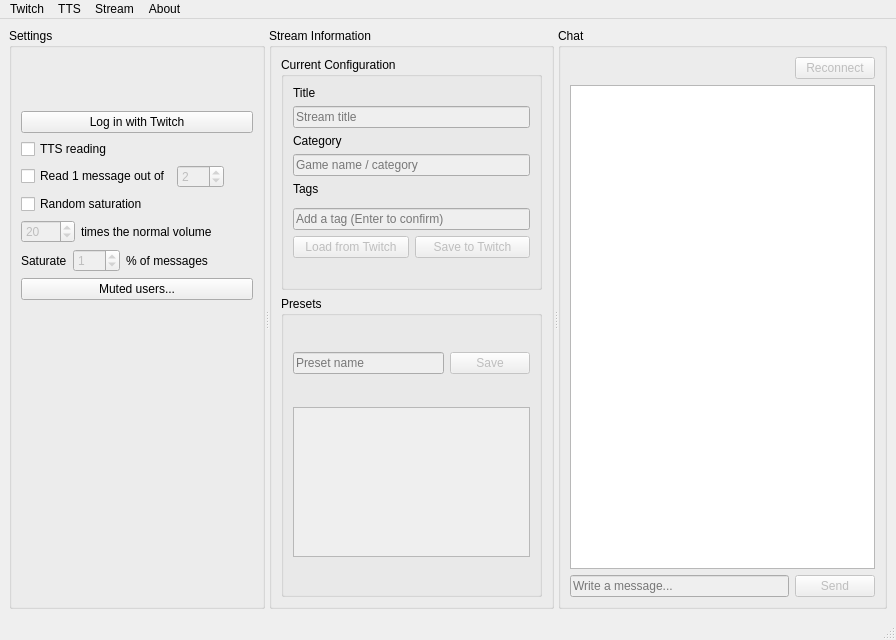
<?xml version="1.0" encoding="UTF-8"?>
<ui version="4.0">
 <class>MainWindow</class>
 <widget class="QMainWindow" name="MainWindow">
  <property name="geometry">
   <rect>
    <x>0</x>
    <y>0</y>
    <width>896</width>
    <height>640</height>
   </rect>
  </property>
  <property name="minimumSize">
   <size>
    <width>896</width>
    <height>640</height>
   </size>
  </property>
  <property name="maximumSize">
   <size>
    <width>896</width>
    <height>640</height>
   </size>
  </property>
  <property name="windowTitle">
   <string>LutherTools</string>
  </property>
  <property name="windowIcon">
   <iconset resource="ressources.qrc">
    <normaloff>:/res/res/LutherTools.ico</normaloff>:/res/res/LutherTools.ico</iconset>
  </property>
  <widget class="QWidget" name="centralwidget">
   <layout class="QVBoxLayout" name="centralLayout">
    <item>
     <widget class="QSplitter" name="mainSplitter">
      <property name="orientation">
       <enum>Qt::Orientation::Horizontal</enum>
      </property>
      <widget class="QGroupBox" name="connexionGroup">
       <property name="minimumSize">
        <size>
         <width>0</width>
         <height>0</height>
        </size>
       </property>
       <property name="maximumSize">
        <size>
         <width>256</width>
         <height>16777215</height>
        </size>
       </property>
       <property name="title">
        <string>Settings</string>
       </property>
       <layout class="QVBoxLayout" name="connexionLayout">
        <item>
         <layout class="QHBoxLayout" name="twitchProfileLayout">
          <item>
           <widget class="QLabel" name="twitchAvatarLabel">
            <property name="minimumSize">
             <size>
              <width>48</width>
              <height>48</height>
             </size>
            </property>
            <property name="maximumSize">
             <size>
              <width>48</width>
              <height>48</height>
             </size>
            </property>
            <property name="visible">
             <bool>false</bool>
            </property>
            <property name="text">
             <string/>
            </property>
            <property name="scaledContents">
             <bool>true</bool>
            </property>
           </widget>
          </item>
          <item>
           <widget class="QLabel" name="twitchDisplayNameLabel">
            <property name="visible">
             <bool>false</bool>
            </property>
            <property name="styleSheet">
             <string notr="true">font-size: 16pt; font-weight: bold;</string>
            </property>
            <property name="text">
             <string/>
            </property>
           </widget>
          </item>
          <item>
           <spacer name="twitchProfileSpacer">
            <property name="orientation">
             <enum>Qt::Orientation::Horizontal</enum>
            </property>
            <property name="sizeHint" stdset="0">
             <size>
              <width>0</width>
              <height>20</height>
             </size>
            </property>
           </spacer>
          </item>
         </layout>
        </item>
        <item>
         <widget class="QPushButton" name="twitchLoginButton">
          <property name="autoFillBackground">
           <bool>false</bool>
          </property>
          <property name="text">
           <string>Log in with Twitch</string>
          </property>
          <property name="icon">
           <iconset resource="ressources.qrc">
            <normaloff>:/res/res/twitch.png</normaloff>:/res/res/twitch.png</iconset>
          </property>
         </widget>
        </item>
        <item>
         <widget class="QCheckBox" name="ttsCheckBox">
          <property name="text">
           <string>TTS reading</string>
          </property>
          <property name="checked">
           <bool>false</bool>
          </property>
         </widget>
        </item>
        <item>
         <layout class="QHBoxLayout" name="readEveryNLayout">
          <item>
           <widget class="QCheckBox" name="readEveryNCheckBox">
            <property name="text">
             <string>Read 1 message out of</string>
            </property>
           </widget>
          </item>
          <item>
           <widget class="QSpinBox" name="readEveryNSpinBox">
            <property name="enabled">
             <bool>false</bool>
            </property>
            <property name="minimum">
             <number>1</number>
            </property>
            <property name="maximum">
             <number>100</number>
            </property>
            <property name="value">
             <number>2</number>
            </property>
           </widget>
          </item>
          <item>
           <spacer name="readEveryNSpacer">
            <property name="orientation">
             <enum>Qt::Orientation::Horizontal</enum>
            </property>
            <property name="sizeHint" stdset="0">
             <size>
              <width>0</width>
              <height>20</height>
             </size>
            </property>
           </spacer>
          </item>
         </layout>
        </item>
        <item>
         <widget class="QCheckBox" name="saturationCheckBox">
          <property name="text">
           <string>Random saturation</string>
          </property>
         </widget>
        </item>
        <item>
         <layout class="QHBoxLayout" name="saturationFactorLayout">
          <item>
           <widget class="QSpinBox" name="saturationFactorSpinBox">
            <property name="enabled">
             <bool>false</bool>
            </property>
            <property name="minimum">
             <number>1</number>
            </property>
            <property name="maximum">
             <number>9999</number>
            </property>
            <property name="value">
             <number>20</number>
            </property>
           </widget>
          </item>
          <item>
           <widget class="QLabel" name="saturationFactorLabel">
            <property name="text">
             <string>times the normal volume</string>
            </property>
           </widget>
          </item>
          <item>
           <spacer name="saturationFactorSpacer">
            <property name="orientation">
             <enum>Qt::Orientation::Horizontal</enum>
            </property>
            <property name="sizeHint" stdset="0">
             <size>
              <width>0</width>
              <height>20</height>
             </size>
            </property>
           </spacer>
          </item>
         </layout>
        </item>
        <item>
         <layout class="QHBoxLayout" name="saturationChanceLayout">
          <item>
           <widget class="QLabel" name="saturationChanceLabelBefore">
            <property name="text">
             <string>Saturate</string>
            </property>
           </widget>
          </item>
          <item>
           <widget class="QSpinBox" name="saturationChanceSpinBox">
            <property name="enabled">
             <bool>false</bool>
            </property>
            <property name="minimum">
             <number>0</number>
            </property>
            <property name="maximum">
             <number>100</number>
            </property>
            <property name="value">
             <number>1</number>
            </property>
           </widget>
          </item>
          <item>
           <widget class="QLabel" name="saturationChanceLabelAfter">
            <property name="text">
             <string>% of messages</string>
            </property>
           </widget>
          </item>
          <item>
           <spacer name="saturationChanceSpacer">
            <property name="orientation">
             <enum>Qt::Orientation::Horizontal</enum>
            </property>
            <property name="sizeHint" stdset="0">
             <size>
              <width>0</width>
              <height>20</height>
             </size>
            </property>
           </spacer>
          </item>
         </layout>
        </item>
        <item>
         <widget class="QPushButton" name="mutedUsersButton">
          <property name="text">
           <string>Muted users...</string>
          </property>
         </widget>
        </item>
        <item>
         <spacer name="connexionSpacer">
          <property name="orientation">
           <enum>Qt::Orientation::Vertical</enum>
          </property>
          <property name="sizeHint" stdset="0">
           <size>
            <width>20</width>
            <height>40</height>
           </size>
          </property>
         </spacer>
        </item>
       </layout>
      </widget>
      <widget class="QGroupBox" name="presetsGroup">
       <property name="title">
        <string>Stream Information</string>
       </property>
       <layout class="QVBoxLayout" name="streamInfoLayout">
        <item>
         <widget class="QGroupBox" name="currentConfigGroup">
          <property name="title">
           <string>Current Configuration</string>
          </property>
          <layout class="QVBoxLayout" name="currentConfigLayout">
           <item>
            <widget class="QLabel" name="streamTitleLabel">
             <property name="text">
              <string>Title</string>
             </property>
            </widget>
           </item>
           <item>
            <widget class="QLineEdit" name="streamTitleEdit">
             <property name="enabled">
              <bool>false</bool>
             </property>
             <property name="maxLength">
              <number>140</number>
             </property>
             <property name="placeholderText">
              <string>Stream title</string>
             </property>
            </widget>
           </item>
           <item>
            <widget class="QLabel" name="streamCategoryLabel">
             <property name="text">
              <string>Category</string>
             </property>
            </widget>
           </item>
           <item>
            <widget class="QLineEdit" name="streamCategoryEdit">
             <property name="enabled">
              <bool>false</bool>
             </property>
             <property name="placeholderText">
              <string>Game name / category</string>
             </property>
            </widget>
           </item>
           <item>
            <widget class="QLabel" name="streamTagsLabel">
             <property name="text">
              <string>Tags</string>
             </property>
            </widget>
           </item>
           <item>
            <widget class="QWidget" name="streamTagsChipsWidget" native="true">
             <property name="minimumSize">
              <size>
               <width>0</width>
               <height>0</height>
              </size>
             </property>
            </widget>
           </item>
           <item>
            <widget class="QLineEdit" name="streamTagsInputEdit">
             <property name="enabled">
              <bool>false</bool>
             </property>
             <property name="placeholderText">
              <string>Add a tag (Enter to confirm)</string>
             </property>
            </widget>
           </item>
           <item>
            <layout class="QHBoxLayout" name="streamButtonsLayout">
             <item>
              <widget class="QPushButton" name="streamFetchButton">
               <property name="enabled">
                <bool>false</bool>
               </property>
               <property name="text">
                <string>Load from Twitch</string>
               </property>
              </widget>
             </item>
             <item>
              <widget class="QPushButton" name="streamSaveButton">
               <property name="enabled">
                <bool>false</bool>
               </property>
               <property name="text">
                <string>Save to Twitch</string>
               </property>
              </widget>
             </item>
            </layout>
           </item>
           <item>
            <widget class="QLabel" name="streamStatusLabel">
             <property name="text">
              <string/>
             </property>
             <property name="wordWrap">
              <bool>true</bool>
             </property>
            </widget>
           </item>
          </layout>
         </widget>
        </item>
        <item>
         <widget class="QGroupBox" name="presetsSubGroup">
          <property name="minimumSize">
           <size>
            <width>0</width>
            <height>0</height>
           </size>
          </property>
          <property name="title">
           <string>Presets</string>
          </property>
          <layout class="QVBoxLayout" name="presetsSubLayout">
           <item>
            <layout class="QHBoxLayout" name="presetSaveRowLayout">
             <property name="spacing">
              <number>6</number>
             </property>
             <item>
              <widget class="QLineEdit" name="presetNameEdit">
               <property name="enabled">
                <bool>false</bool>
               </property>
               <property name="placeholderText">
                <string>Preset name</string>
               </property>
              </widget>
             </item>
             <item>
              <widget class="QPushButton" name="presetSaveButton">
               <property name="enabled">
                <bool>false</bool>
               </property>
               <property name="text">
                <string>Save</string>
               </property>
              </widget>
             </item>
            </layout>
           </item>
           <item>
            <widget class="QScrollArea" name="presetListScrollArea">
             <property name="enabled">
              <bool>false</bool>
             </property>
             <property name="minimumSize">
              <size>
               <width>0</width>
               <height>0</height>
              </size>
             </property>
             <property name="maximumSize">
              <size>
               <width>16777215</width>
               <height>150</height>
              </size>
             </property>
             <property name="horizontalScrollBarPolicy">
              <enum>Qt::ScrollBarPolicy::ScrollBarAlwaysOff</enum>
             </property>
             <property name="widgetResizable">
              <bool>true</bool>
             </property>
             <widget class="QWidget" name="presetListScrollAreaContents">
              <property name="geometry">
               <rect>
                <x>0</x>
                <y>0</y>
                <width>240</width>
                <height>148</height>
               </rect>
              </property>
              <layout class="QVBoxLayout" name="presetListContentLayout">
               <property name="spacing">
                <number>0</number>
               </property>
               <property name="leftMargin">
                <number>0</number>
               </property>
               <property name="topMargin">
                <number>0</number>
               </property>
               <property name="rightMargin">
                <number>0</number>
               </property>
               <property name="bottomMargin">
                <number>0</number>
               </property>
              </layout>
             </widget>
            </widget>
           </item>
          </layout>
         </widget>
        </item>
       </layout>
      </widget>
      <widget class="QGroupBox" name="chatGroup">
       <property name="title">
        <string>Chat</string>
       </property>
       <layout class="QVBoxLayout" name="chatLayout">
        <item>
         <layout class="QHBoxLayout" name="chatHeaderLayout">
          <item>
           <spacer name="chatHeaderSpacer">
            <property name="orientation">
             <enum>Qt::Orientation::Horizontal</enum>
            </property>
            <property name="sizeHint" stdset="0">
             <size>
              <width>0</width>
              <height>20</height>
             </size>
            </property>
           </spacer>
          </item>
          <item>
           <widget class="QPushButton" name="chatReconnectButton">
            <property name="enabled">
             <bool>false</bool>
            </property>
            <property name="text">
             <string>Reconnect</string>
            </property>
           </widget>
          </item>
         </layout>
        </item>
        <item>
         <widget class="QTextEdit" name="chatDisplay">
          <property name="readOnly">
           <bool>true</bool>
          </property>
         </widget>
        </item>
        <item>
         <layout class="QHBoxLayout" name="chatSendLayout">
          <item>
           <widget class="QLineEdit" name="chatSendEdit">
            <property name="enabled">
             <bool>false</bool>
            </property>
            <property name="placeholderText">
             <string>Write a message...</string>
            </property>
           </widget>
          </item>
          <item>
           <widget class="QPushButton" name="chatSendButton">
            <property name="enabled">
             <bool>false</bool>
            </property>
            <property name="text">
             <string>Send</string>
            </property>
           </widget>
          </item>
         </layout>
        </item>
       </layout>
      </widget>
     </widget>
    </item>
   </layout>
  </widget>
  <widget class="QMenuBar" name="menubar">
   <property name="geometry">
    <rect>
     <x>0</x>
     <y>0</y>
     <width>896</width>
     <height>21</height>
    </rect>
   </property>
   <widget class="QMenu" name="menuTwitch">
    <property name="title">
     <string>Twitch</string>
    </property>
    <addaction name="actionLog_in"/>
    <addaction name="actionDisconnect"/>
    <addaction name="actionReconnect_Chat"/>
   </widget>
   <widget class="QMenu" name="menuTTS">
    <property name="title">
     <string>TTS</string>
    </property>
    <addaction name="actionReading"/>
    <addaction name="actionSkip_messages"/>
    <addaction name="actionSaturation"/>
    <addaction name="separator"/>
    <addaction name="actionMutedUsers"/>
   </widget>
   <widget class="QMenu" name="menuStream">
    <property name="title">
     <string>Stream</string>
    </property>
    <addaction name="actionLoad_from_Twitch"/>
   </widget>
   <widget class="QMenu" name="menuAbout">
    <property name="title">
     <string>About</string>
    </property>
    <addaction name="actionVersion"/>
    <addaction name="separator"/>
    <addaction name="actionAboutLutherTools"/>
   </widget>
   <addaction name="menuTwitch"/>
   <addaction name="menuTTS"/>
   <addaction name="menuStream"/>
   <addaction name="menuAbout"/>
  </widget>
  <widget class="QStatusBar" name="statusbar"/>
  <action name="actionLog_in">
   <property name="text">
    <string>Log in</string>
   </property>
  </action>
  <action name="actionDisconnect">
   <property name="visible">
    <bool>false</bool>
   </property>
   <property name="text">
    <string>Disconnect</string>
   </property>
  </action>
  <action name="actionReconnect_Chat">
   <property name="enabled">
    <bool>false</bool>
   </property>
   <property name="text">
    <string>Reconnect (Chat)</string>
   </property>
  </action>
  <action name="actionReading">
   <property name="checkable">
    <bool>true</bool>
   </property>
   <property name="text">
    <string>Reading</string>
   </property>
  </action>
  <action name="actionSkip_messages">
   <property name="checkable">
    <bool>true</bool>
   </property>
   <property name="text">
    <string>Skip messages</string>
   </property>
  </action>
  <action name="actionSaturation">
   <property name="checkable">
    <bool>true</bool>
   </property>
   <property name="text">
    <string>Saturation</string>
   </property>
  </action>
  <action name="actionLoad_from_Twitch">
   <property name="enabled">
    <bool>false</bool>
   </property>
   <property name="text">
    <string>Load from Twitch</string>
   </property>
  </action>
  <action name="actionMutedUsers">
   <property name="text">
    <string>Muted users...</string>
   </property>
  </action>
  <action name="actionAboutLutherTools">
   <property name="text">
    <string>About LutherTools</string>
   </property>
  </action>
  <action name="actionVersion">
   <property name="text">
    <string>Version v0.0.0</string>
   </property>
  </action>
 </widget>
 <resources>
  <include location="ressources.qrc"/>
 </resources>
 <connections/>
</ui>
